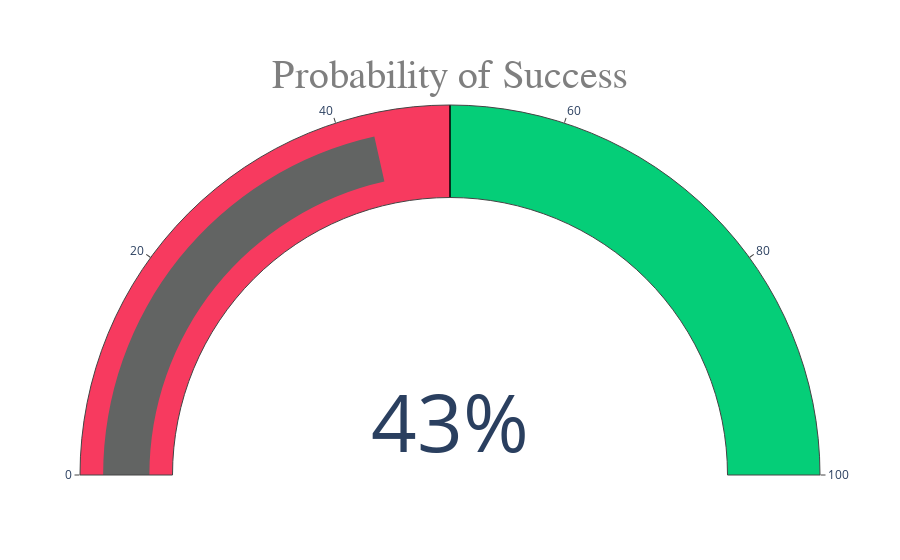

Write notebook code for a chart like this one.
### Code cell
fig = go.Figure(go.Indicator(
    mode = "gauge+number", 
    value = probability,
    number = {'suffix': "%"},
    domain = {'x': [0, 1], 'y': [0, 1]},
    title = {'text': "Probability of Success", 'font':{'family':'Droid Sans Mono', 'size':40, 'color':'#7f7f7f'}},
    gauge = {'axis': {'range': [None, 100]},
             'bar': {'color': "#626463"},
             'steps' : [
                 {'range': [0, 50], 'color': "#f73a5f"}, 
                 {'range': [50, 100], 'color': "#05ce78"}], 
             'threshold' : {'line': {'color': "black", 'width': 1}, 'thickness': 1, 'value': 50}}))

fig.show()

### Figure 1 — Plotly figure (JSON) as saved in the notebook; plotly's stock layout.template omitted (floating-point values rounded to 4 significant figures)
{"data": [{"domain": {"x": [0, 1], "y": [0, 1]}, "gauge": {"axis": {"range": [null, 100]}, "bar": {"color": "#626463"}, "steps": [{"color": "#f73a5f", "range": [0, 50]}, {"color": "#05ce78", "range": [50, 100]}], "threshold": {"line": {"color": "black", "width": 1}, "thickness": 1, "value": 50}}, "mode": "gauge+number", "number": {"suffix": "%"}, "title": {"font": {"color": "#7f7f7f", "family": "Droid Sans Mono", "size": 40}, "text": "Probability of Success"}, "type": "indicator", "value": 43}], "layout": {}}
